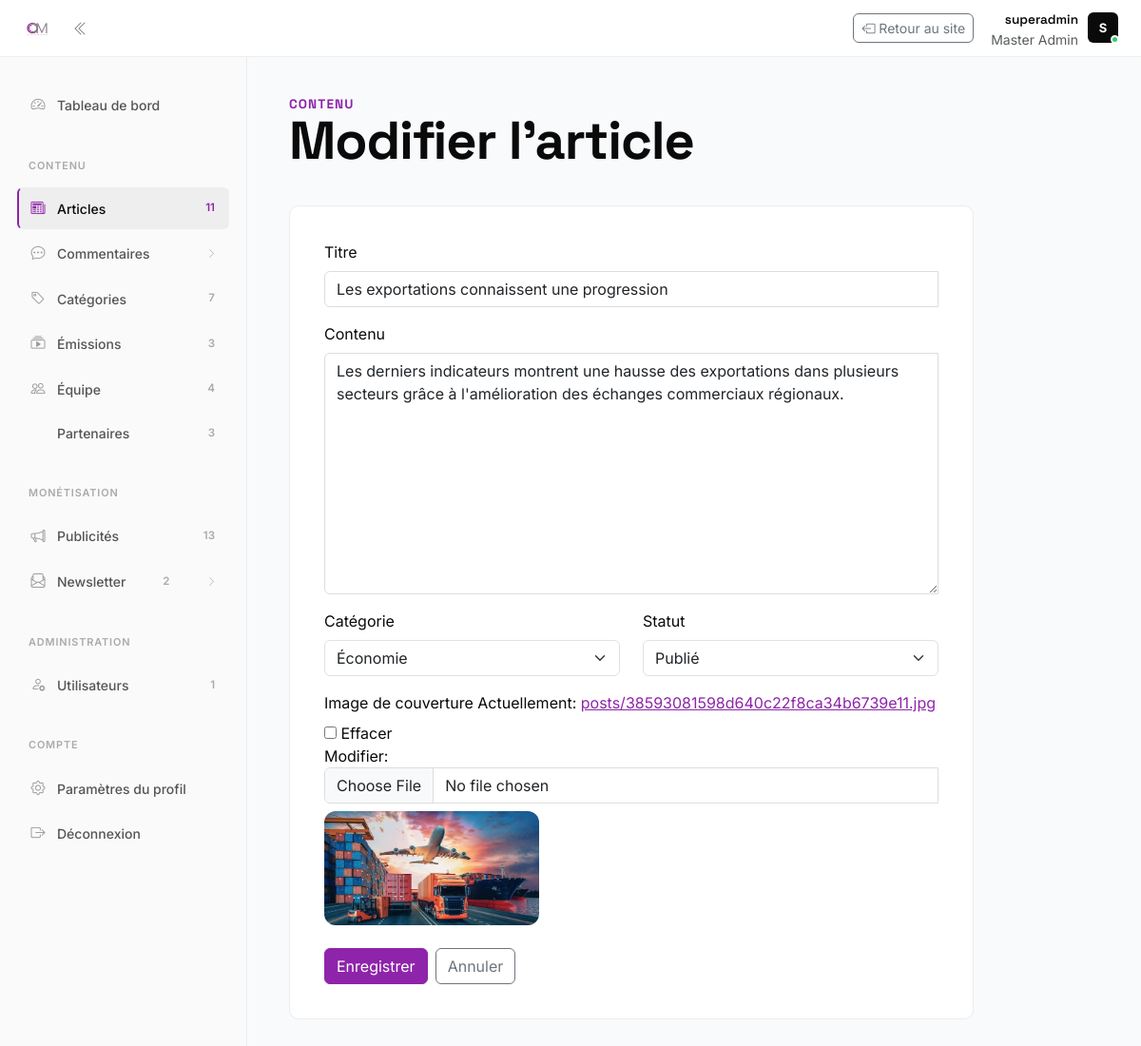
Screenshot of /dashboard/articles/13/modifier/ (signed in) with the database file from the repository.
### blog/models.py (models this page shows, shortened)
class Post(models.Model):
    STATUS_CHOICES = (
        ("Draft", "Brouillon"),
        ("Published", "Publié"),
    )
    title = models.CharField(max_length=255)
    slug = models.SlugField(
        unique=True,
        blank=True
    )
    content = RichTextUploadingField()
    image = models.ImageField(
        upload_to="posts/",
        blank=True,
        null=True,
        validators=[validate_image_extension, validate_image_size]
    )
    status = models.CharField(
        max_length=20,
        choices=STATUS_CHOICES,
        default="Draft"
    )
    created_at = models.DateTimeField(auto_now_add=True)
    updated_at = models.DateTimeField(auto_now=True)
    author = models.ForeignKey(
        User,
        on_delete=models.CASCADE,
        related_name="posts"
    )
    category = models.ForeignKey(
        Category,
        on_delete=models.CASCADE,
        related_name="posts"
    )
    views = models.PositiveIntegerField(default=0)
    class Meta:
        ordering = ["-created_at"]
        verbose_name = "Article"
        verbose_name_plural = "Articles"

### dashboard/views.py (the view, shortened to what this page needs)
# urls.py: path("articles/<int:pk>/modifier/", views.PostUpdateView.as_view(), name="post_update"),
class PostUpdateView(StaffRequiredMixin, UpdateView):
    model = Post
    form_class = PostForm
    template_name = "dashboard/post_form.html"
    success_url = reverse_lazy("dashboard:post_list")

### dashboard/forms.py
class PostForm(forms.ModelForm):
    class Meta:
        model = Post
        fields = ["title", "content", "image", "category", "status"]
    def __init__(self, *args, **kwargs):
        super().__init__(*args, **kwargs)
        _style_fields(self)

### blog/models.py (called while the page is built)
    def __str__(self):
        return self.name

### dashboard/forms.py (called while the page is built)
def _style_fields(form):
    for name, field in form.fields.items():
        widget = field.widget
        if isinstance(widget, forms.CheckboxInput):
            widget.attrs["class"] = "form-check-input"
        elif isinstance(widget, forms.Select):
            widget.attrs["class"] = "form-select"
        else:
            widget.attrs["class"] = "form-control"
    return form

### dashboard/mixins.py (called while the page is built)
    def test_func(self):
        return self.request.user.is_staff

### templates/dashboard/post_form.html (shortened to what this page needs)
{% extends 'dashboard/base_dashboard.html' %}
{% block dashboard_content %}
<div class="page-header reveal">
  <div class="eyebrow">Contenu</div>
  <h1>{% if object %}Modifier l'article{% else %}Nouvel article{% endif %}</h1>
</div>
<div class="dashboard-form-card reveal">
  <form method="POST" enctype="multipart/form-data">
    <div class="mb-3">
      <label class="form-label">Titre</label>
      {{ form.title }}
    </div>
    <div class="mb-3">
      <label class="form-label">Contenu</label>
      {{ form.content }}
    </div>
    <div class="row">
      <div class="col-md-6 mb-3">
        <label class="form-label">Catégorie</label>
        {{ form.category }}
      </div>
      <div class="col-md-6 mb-3">
        <label class="form-label">Statut</label>
        {{ form.status }}
      </div>
    </div>
    <div class="mb-4">
      <label class="form-label">Image de couverture</label>
      {{ form.image }}
      {% if object.image %}
      <div class="mt-2"><img src="{{ object.image.url }}" style="max-height:120px;border-radius:12px"></div>
      {% endif %}
    </div>
    <div class="d-flex gap-2">
      <button class="btn btn-primary">Enregistrer</button>
      <a href="{% url 'dashboard:post_list' %}" class="btn btn-outline-secondary">Annuler</a>
    </div>
  </form>
</div>
{% endblock %}

### templates/dashboard/base_dashboard.html (shortened to what this page needs)
{% extends 'dashboard/app_base.html' %}
{% load static %}
{% block content %}
<div class="dashboard-topbar">
  <div class="dashboard-topbar-left">
    <a href="{% url 'home' %}" class="dashboard-logo">
      <img src="{% static 'images/logo.jpg' %}" alt="OM News">
    </a>
    <button type="button" id="sidebar-toggle" class="dashboard-collapse-btn" title="Réduire le menu">
      <i class="bi bi-chevron-double-left"></i>
    </button>
  </div>
  <div class="dashboard-topbar-right">
    <a href="{% url 'home' %}" class="btn btn-outline-secondary btn-sm">
      <i class="bi bi-box-arrow-left"></i> Retour au site
    </a>
    <div class="dashboard-topbar-user">
      <div class="text-end">
        <strong>{{ user.username }}</strong>
        <div class="text-muted small">{% if user.is_staff %}Master Admin{% else %}Membre{% endif %}</div>
      </div>
      <div class="dashboard-topbar-avatar">
        <div class="avatar">{{ user.username|first|upper }}</div>
        <span class="dashboard-status-dot"></span>
      </div>
    </div>
  </div>
</div>
<div class="dashboard-shell">
      <aside class="dashboard-sidebar">
        <div class="dashboard-sidebar-inner">
          <nav class="dashboard-nav">
            <a href="{% url 'dashboard:home' %}" class="dashboard-nav-link {% if request.resolver_match.url_name == 'home' %}active{% endif %}">
              <span class="dashboard-nav-icon"><i class="bi bi-speedometer2"></i></span>
              <span class="dashboard-nav-label">Tableau de bord</span>
            </a>
            {% if user.is_staff %}
            <div class="dashboard-nav-section">Contenu</div>
            <a href="{% url 'dashboard:post_list' %}" class="dashboard-nav-link {% if '/articles/' in request.path %}active{% endif %}">
              <span class="dashboard-nav-icon"><i class="bi bi-newspaper"></i></span>
              <span class="dashboard-nav-label">Articles</span>
              {% if sidebar_posts_count %}<span class="dashboard-nav-badge">{{ sidebar_posts_count }}</span>{% endif %}
            </a>
            <div class="dashboard-nav-group">
              <button
                type="button"
                class="dashboard-nav-link dashboard-nav-toggle {% if '/commentaires/' in request.path %}active{% endif %}"
                data-bs-toggle="collapse"
                data-bs-target="#nav-comments-submenu"
                aria-expanded="{% if '/commentaires/' in request.path %}true{% else %}false{% endif %}"
              >
                <span class="dashboard-nav-icon"><i class="bi bi-chat-dots"></i></span>
                <span class="dashboard-nav-label">Commentaires</span>
                <i class="bi bi-chevron-right dashboard-nav-chevron"></i>
              </button>
            </div>
            <a href="{% url 'dashboard:category_list' %}" class="dashboard-nav-link {% if '/categories/' in request.path %}active{% endif %}">
              <span class="dashboard-nav-icon"><i class="bi bi-tag"></i></span>
              <span class="dashboard-nav-label">Catégories</span>
              <span class="dashboard-nav-badge">{{ sidebar_categories_count }}</span>
            </a>
            <a href="{% url 'dashboard:emission_list' %}" class="dashboard-nav-link {% if '/emissions/' in request.path %}active{% endif %}">
              <span class="dashboard-nav-icon"><i class="bi bi-collection-play"></i></span>
              <span class="dashboard-nav-label">Émissions</span>
              <span class="dashboard-nav-badge">{{ sidebar_emissions_count }}</span>
            </a>
            <a href="{% url 'dashboard:team_list' %}" class="dashboard-nav-link {% if '/equipe/' in request.path %}active{% endif %}">
              <span class="dashboard-nav-icon"><i class="bi bi-people"></i></span>
              <span class="dashboard-nav-label">Équipe</span>
              <span class="dashboard-nav-badge">{{ sidebar_team_count }}</span>
            </a>
            <a href="{% url 'dashboard:partner_list' %}" class="dashboard-nav-link {% if '/partenaires/' in request.path %}active{% endif %}">
              <span class="dashboard-nav-label">Partenaires</span>
              <span class="dashboard-nav-badge">{{ sidebar_partners_count }}</span>
            </a>
            <div class="dashboard-nav-section">Monétisation</div>
            <a href="{% url 'dashboard:ad_list' %}" class="dashboard-nav-link {% if '/publicites/' in request.path %}active{% endif %}">
              <span class="dashboard-nav-icon"><i class="bi bi-megaphone"></i></span>
              <span class="dashboard-nav-label">Publicités</span>
              <span class="dashboard-nav-badge">{{ sidebar_ads_count }}</span>
            </a>
            <div class="dashboard-nav-group">
              <button
                type="button"
                class="dashboard-nav-link dashboard-nav-toggle {% if '/newsletter/' in request.path %}active{% endif %}"
                data-bs-toggle="collapse"
                data-bs-target="#nav-newsletter-submenu"
                aria-expanded="{% if '/newsletter/' in request.path %}true{% else %}false{% endif %}"
              >
                <span class="dashboard-nav-icon"><i class="bi bi-envelope-paper"></i></span>
                <span class="dashboard-nav-label">Newsletter</span>
                <span class="dashboard-nav-badge">{{ sidebar_subscribers_count }}</span>
                <i class="bi bi-chevron-right dashboard-nav-chevron"></i>
              </button>
            </div>
            <div class="dashboard-nav-section">Administration</div>
            <a href="{% url 'dashboard:user_list' %}" class="dashboard-nav-link {% if '/utilisateurs/' in request.path %}active{% endif %}">
              <span class="dashboard-nav-icon"><i class="bi bi-person-gear"></i></span>
              <span class="dashboard-nav-label">Utilisateurs</span>
              <span class="dashboard-nav-badge">{{ sidebar_users_count }}</span>
            </a>
            {% endif %}
            <div class="dashboard-nav-section">Compte</div>
            <a href="{% url 'dashboard:profile' %}" class="dashboard-nav-link {% if '/profil/' in request.path %}active{% endif %}">
              <span class="dashboard-nav-icon"><i class="bi bi-gear"></i></span>
              <span class="dashboard-nav-label">Paramètres du profil</span>
            </a>
            <a href="{% url 'logout' %}" class="dashboard-nav-link dashboard-nav-link-danger">
              <span class="dashboard-nav-icon"><i class="bi bi-box-arrow-right"></i></span>
              <span class="dashboard-nav-label">Déconnexion</span>
            </a>
          </nav>
        </div>
      </aside>
      <main class="dashboard-content">
        <div class="container-fluid">
          {% block dashboard_content %}{% endblock %}
        </div>
      </main>
</div>
{% endblock %}

### rows the page displays
Post: title "Les exportations connaissent une progression", content "Les derniers indicateurs montrent une hausse des exportations dans plusieurs secteurs grâce à l'amélioration des échanges commerciaux régionaux.", category "Économie", status "Publié", image (picture)

### other values shown
{{ user.username }} "superadmin"
{{ user.username|first|upper }} "S"
{{ sidebar_posts_count }} "11"
{{ sidebar_categories_count }} "7"
{{ sidebar_emissions_count }} "3"
{{ sidebar_team_count }} "4"
{{ sidebar_partners_count }} "3"
{{ sidebar_ads_count }} "13"
{{ sidebar_subscribers_count }} "2"
{{ sidebar_users_count }} "1"
